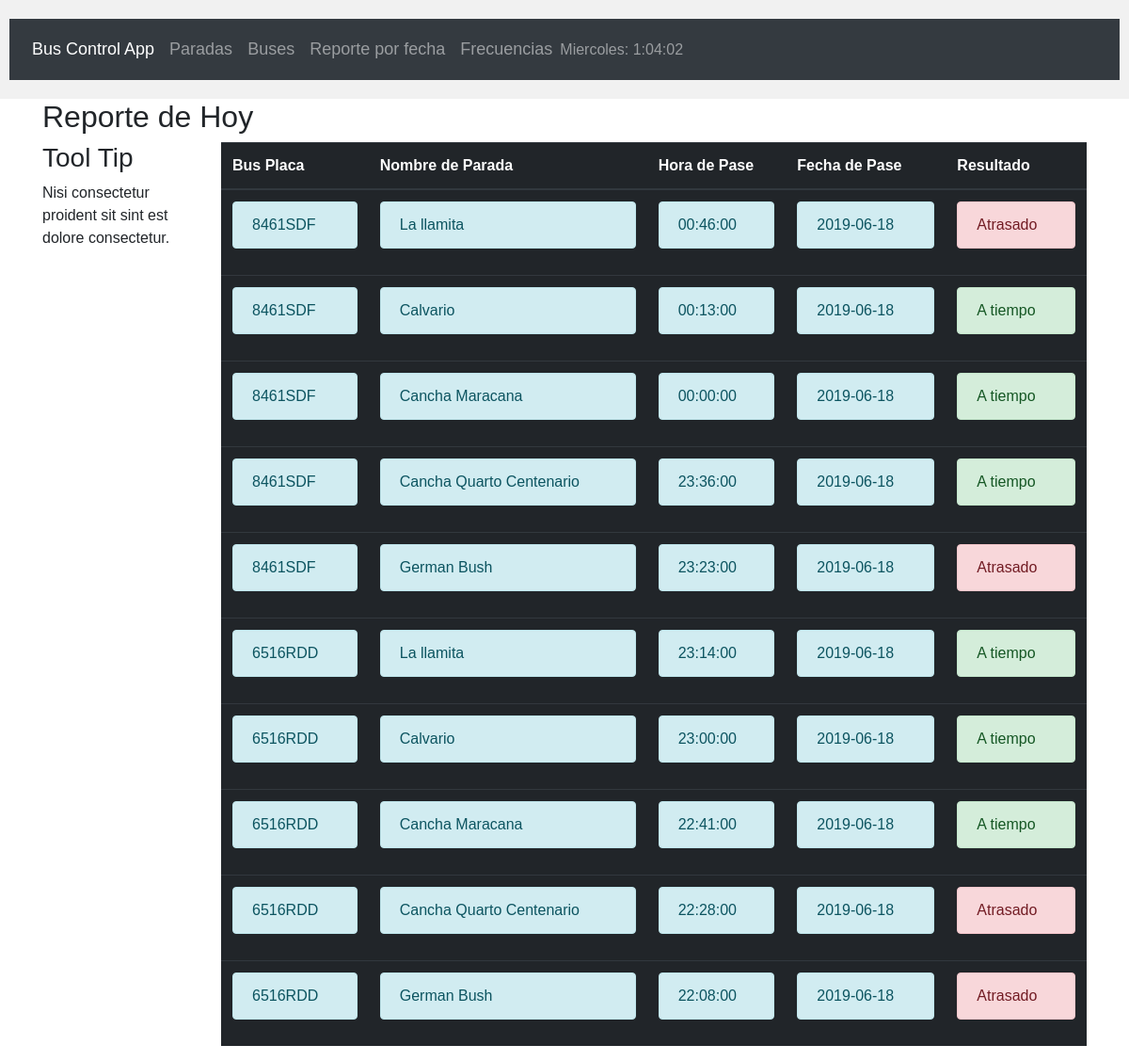
The app's page /busrecord with its own data.
### db_setup.py (models this page shows, shortened)
class Bus(Base): # parent
    __tablename__ = 'bus' # left - The left side of the relationship references the association object via one-to-many,
    id = Column(Integer, primary_key=True)
    bus_Hex = Column(String(15), nullable=False)
    bus_Placa = Column(String(7), nullable=False)
    bus_chofer = Column(String(100), nullable=False)

class Paradas(Base): # child
    __tablename__ = 'paradas' # right -association class references the right side via many-to-one
    id = Column(Integer, primary_key=True)
    parada_Ip = Column(String(15), nullable=False)
    parada_Time = Column(String(20), nullable=False)
    parada_nombre = Column(String(100), nullable=False)
    parada_desc = Column(String(200), nullable=False)

class Association(Base):
    __tablename__ = 'association'
    id = Column(Integer, primary_key=True)
    bus_id = Column(Integer, ForeignKey('bus.id', ondelete="CASCADE"))
    relationBus = relationship(Bus)
    parada_id = Column(Integer, ForeignKey('paradas.id', ondelete="CASCADE"))
    relationParada = relationship(Paradas)
    pase_hora = Column(String(30), nullable=False)
    pase_fecha = Column(String(30), nullable=False)
    resultado = Column(String(30), nullable=False)

### mainapp.py (the view)
@app.route('/')
@app.route('/busrecord')
def mainPage():
    hoy = session.query(Association).order_by(desc(Association.id)).limit(10)
    tpardas = session.query(Paradas).all()
    tbuses = session.query(Bus).all()
    return render_template('hoy.html', apphoy=hoy, appParadas=tpardas, appBuses=tbuses)

### templates/hoy.html (shortened to what this page needs)
{% extends "start.html"%}
{%  block content %}
<h2>Reporte de Hoy</h2>
<div class="row">
    <div class="col-sm-2">
        <h3>Tool Tip</h3>
        <p>Nisi consectetur proident sit sint est dolore consectetur.</p>
    </div>
    <div class="col-sm-10">
        <table class="table table-dark table-hover">
            <thead>
                <tr>
                    <th>Bus Placa</th>
                    <th>Nombre de Parada</th>
                    <th>Hora de Pase</th>
                    <th>Fecha de Pase</th>
                    <th>Resultado</th>
                </tr>
            </thead>
            <tbody>
                {% for today in apphoy %}
                    <tr>
                        <td>
                            <div class="alert alert-info">
                                {% for bus in appBuses %}
                                    {% if bus.id == today.bus_id %}
                                        {{bus.bus_Placa}}
                                    {% endif %}
                                {% endfor %}
                            </div>
                        </td>
                        <td>
                            <div class="alert alert-info">
                                {% for parada in appParadas %}
                                    {% if parada.id == today.parada_id %}
                                        {{parada.parada_nombre}}
                                    {% endif %}
                                {% endfor %}
                            </div>
                        </td>
                        <td>
                            <div class="alert alert-info">
                                {{today.pase_hora}}
                            </div>
                        </td>
                        <td>
                            <div class="alert alert-info">
                                {{today.pase_fecha}}
                            </div>
                        </td>
                        <td>
                            {% if today.resultado == 'A tiempo' %}
                                <div class="alert alert-success">
                                    {{today.resultado}}
                                </div>
                            {% endif %}
                            {% if today.resultado == 'Atrasado' %}
                                <div class="alert alert-danger">
                                    {{today.resultado}}
                                </div>
                            {% endif %}
                        </td>
                    </tr>
                {% endfor %}
            </tbody>
        </table>
    </div>
</div>
{% endblock %}

### static/css/newFormat.css (style rules this page uses)
* { box-sizing: border-box; }
body { margin: 0; font-family: Arial; }

### records on screen
Association: pase_hora "00:46:00", pase_fecha "2019-06-18", resultado "Atrasado"
Bus: bus_Placa "8461SDF"
Paradas: parada_nombre "La llamita"
Association: pase_hora "00:13:00", pase_fecha "2019-06-18", resultado "A tiempo"
Paradas: parada_nombre "Calvario"
Association: pase_hora "00:00:00", pase_fecha "2019-06-18", resultado "A tiempo"
Paradas: parada_nombre "Cancha Maracana"
Association: pase_hora "23:36:00", pase_fecha "2019-06-18", resultado "A tiempo"
Paradas: parada_nombre "Cancha Quarto Centenario"
Association: pase_hora "23:23:00", pase_fecha "2019-06-18", resultado "Atrasado"
Paradas: parada_nombre "German Bush"
Association: pase_hora "23:14:00", pase_fecha "2019-06-18", resultado "A tiempo"
Bus: bus_Placa "6516RDD"
Association: pase_hora "23:00:00", pase_fecha "2019-06-18", resultado "A tiempo"
Association: pase_hora "22:41:00", pase_fecha "2019-06-18", resultado "A tiempo"
Association: pase_hora "22:28:00", pase_fecha "2019-06-18", resultado "Atrasado"
Association: pase_hora "22:08:00", pase_fecha "2019-06-18", resultado "Atrasado"
